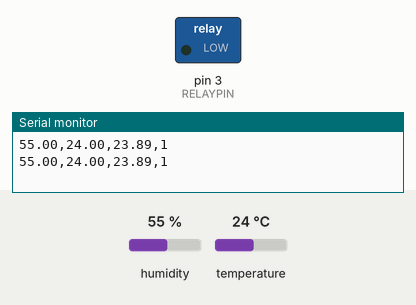
The sketch below on a simulated Arduino Uno, built with avr-gcc and run on an emulated ATmega328P. Parts: switched loads named in the sketch (green lamp = pin HIGH), the last lines printed to the serial monitor. The inputs (shaded band) are chosen by the test bench; at power-on: temperature 24 °C, humidity 55 %.

Above: at 10.8 s.
10.9 s: temperature set to 28 °C
At 15.7 s:
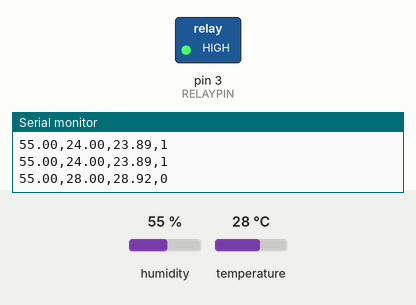
18.4 s: temperature set to 12 °C
At 20.4 s:
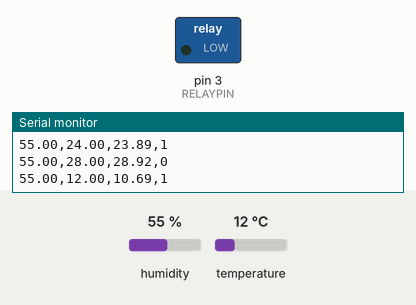
25.9 s: temperature set to 33 °C
At 31.0 s:
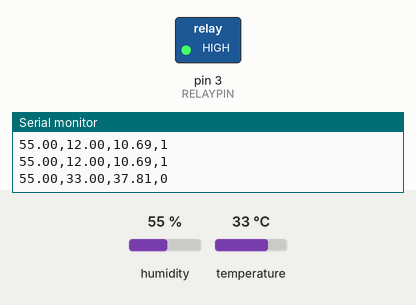
Timing chart, 0 to 32.5 s (numbered marks = the images above; inputs shaded):
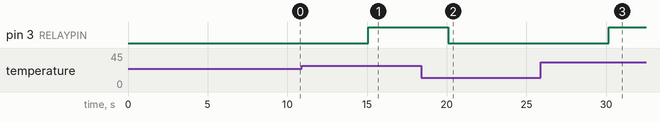

Measured:
- the behaviour switches between 26 and 27 °C on temperature (found by bisection; images 0 and 1)
- after the input at 10.9 s, pin 3 (RELAYPIN): LOW → HIGH after 4.2 s
- after the input at 18.4 s, pin 3 (RELAYPIN): HIGH → LOW after 1.7 s
- after the input at 25.9 s, pin 3 (RELAYPIN): LOW → HIGH after 4.2 s

The sketch:

TemperatureController.ino
```cpp
// Initialize DHT sensor.
#include "DHT.h"
#define DHTPIN 2     // Digital pin connected to the DHT sensor
#define DHTTYPE DHT11   // DHT 11
#define RELAYPIN 3

DHT dht(DHTPIN, DHTTYPE);

void setup() {
  Serial.begin(9600);
  // Serial.println(F("DHTxx test!"));

  dht.begin();
  pinMode(RELAYPIN, OUTPUT);

}

void loop() {
  // Wait a few seconds between measurements.
  delay(5000);

  // Reading temperature or humidity takes about 250 milliseconds!
  // Sensor readings may also be up to 2 seconds 'old' (its a very slow sensor)
  float h = dht.readHumidity();
  float t = dht.readTemperature();
  // Check if any reads failed and exit early (to try again).
  // if (isnan(h) || isnan(t)) {
  //  Serial.println(F("Failed to read from DHT sensor!"));
  //  return;
  //    }
  float hic = dht.computeHeatIndex(t, h, false);

  Serial.print(h);
  Serial.print(F(","));
  Serial.print(t);
  Serial.print(F(","));
  Serial.print(hic);
  Serial.print(F(","));

  if (t <= 25) {
    digitalWrite(RELAYPIN, LOW);
    Serial.println(F("1"));
  }
  else if (t >= 27) {
    digitalWrite(RELAYPIN, HIGH);
    Serial.println(F("0"));
  }
  else {
    bool RELAYSTATUS = digitalRead(RELAYPIN);
    Serial.println(!RELAYSTATUS);
  }
}
```
